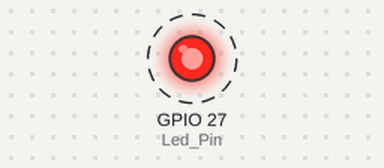
The sketch below on a simulated ESP32. Parts: output pins drawn as LEDs (lit = HIGH). Dashed ring = blinking.

Above: at 0.5 s.
Timing chart, 0 to 3.2 s (numbered marks = the images above):
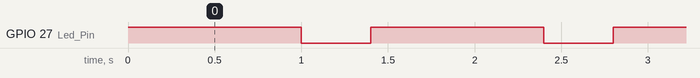

The sketch:

22.ino
```cpp
//definição do pino de LED

#define Led_Pin 27

void setup() {
  // configura o pino como saída
  Serial.begin(115200);
  pinMode(Led_Pin, OUTPUT);
}

void loop() {
  digitalWrite(Led_Pin, HIGH);
  delay(1000); // espera
  digitalWrite(Led_Pin, LOW);
  delay(400); // espera
}
```

Measured:
- by itself, GPIO 27 (Led_Pin): alternates HIGH for 1.0 s and LOW for 0.40 s
